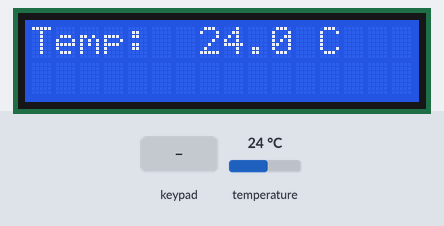
Simulated run of this program. Board: ESP32. Parts: 16×2 character LCD. The inputs (shaded band) are chosen by the test bench; at power-on: temperature 24 °C. What the program prints to the serial monitor is not drawn.

Above: at 3.0 s.
3.1 s: keypad keys 1 3 1 4 1 6 1 7 # pressed 0.4 s apart
At 6.9 s:
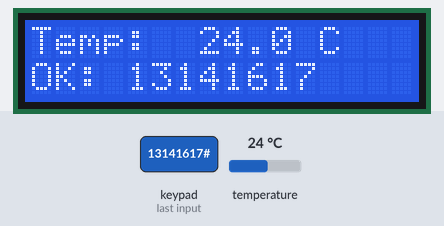
8.2 s: key 'A' pressed
At 8.7 s:
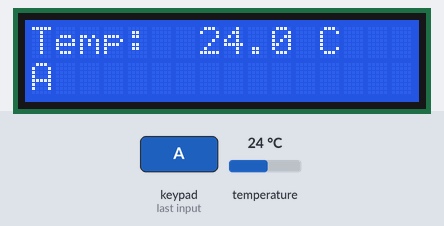
9.7 s: key 'B' pressed
At 10.8 s:
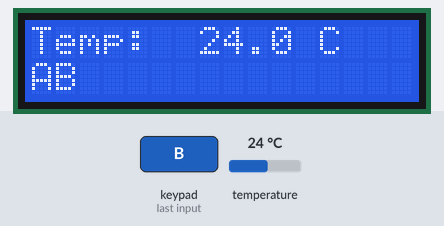
11.3 s: keypad keys 1 3 1 4 1 6 1 7 D pressed 0.4 s apart
At 15.2 s:
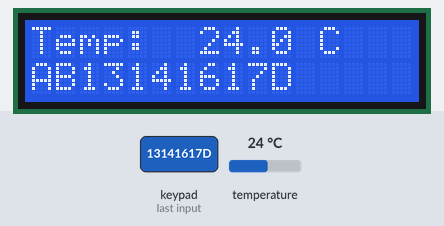
16.4 s: key 'C' pressed
At 17.6 s:
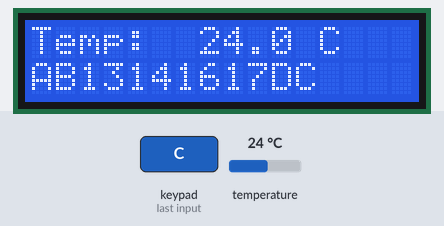
17.9 s: keypad keys 1 8 1 9 2 3 2 5 # pressed 0.4 s apart
At 22.1 s:
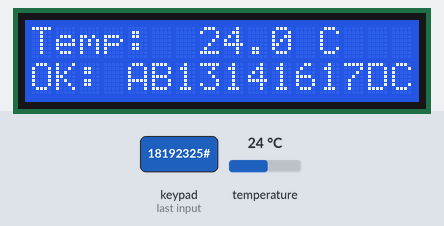
Timing chart, 0 to 23.6 s (numbered marks = the images above; inputs shaded):
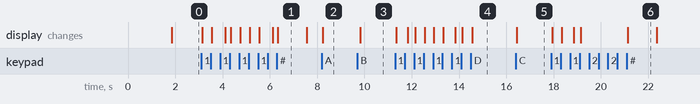

Measured:
- after the input at 3.1 s, the display: first changes at once (image 1 shows a later state)
- after the input at 8.2 s, the display: changes at once (image 2)
- after the input at 9.7 s, the display: changes after 0.13 s (image 3)
- after the input at 11.3 s, the display: first changes at once (image 4 shows a later state)
- after the input at 16.4 s, the display: changes after 0.05 s (image 5)
- after the input at 17.9 s, the display: first changes after 0.05 s (image 6 shows a later state)
- what the display in image 1 shows lasts 1.3 s, from 6.3 s to 7.6 s

The program:

main.cpp
```cpp
#include <Arduino.h>
#include <Wire.h>
#include <LiquidCrystal_I2C.h>
#include <Keypad.h>
#include <OneWire.h>
#include <DallasTemperature.h>

// -------- LCD I2C 16x2 --------
LiquidCrystal_I2C lcd(0x27, 16, 2);

// -------- DS18B20 --------
// DATA del DS18B20 conectado a GPIO 27
const uint8_t DS18B20_PIN = 27;
OneWire oneWire(DS18B20_PIN);
DallasTemperature sensors(&oneWire);

// -------- KEYPAD 4x4 --------
const byte FILAS = 4;
const byte COLUMNAS = 4;

char teclas[FILAS][COLUMNAS] = {
  {'1', '2', '3', 'A'},
  {'4', '5', '6', 'B'},
  {'7', '8', '9', 'C'},
  {'*', '0', '#', 'D'}
};

byte pinesFilas[FILAS] = {13, 14, 16, 17};
byte pinesColumnas[COLUMNAS] = {18, 19, 23, 25};

Keypad teclado = Keypad(
  makeKeymap(teclas),
  pinesFilas,
  pinesColumnas,
  FILAS,
  COLUMNAS
);

// -------- ENTRADA DEL KEYPAD --------
String entrada = "";
const size_t MAX_CARACTERES = 16;

// -------- TIEMPO DE ACTUALIZACION DEL SENSOR --------
unsigned long ultimoMuestreo = 0;
const unsigned long INTERVALO_SENSOR_MS = 1000;
float temperaturaC = NAN;

void actualizarLCD() {
  // Linea 1: temperatura; deja espacio para limpiar caracteres viejos
  lcd.setCursor(0, 0);
  if (isnan(temperaturaC)) {
    lcd.print("Temp: --.- C    ");
  } else {
    char tempTexto[17];
    snprintf(tempTexto, sizeof(tempTexto), "Temp: %5.1f C", temperaturaC);
    lcd.print(tempTexto);
    int longitud = strlen(tempTexto);
    while (longitud++ < 16) lcd.print(' ');
  }

  // Linea 2: entrada del teclado
  lcd.setCursor(0, 1);
  lcd.print("                ");
  lcd.setCursor(0, 1);
  lcd.print(entrada);
}

void confirmarEntrada() {
  Serial.print("Entrada confirmada: ");
  if (entrada.length() > 0) {
    Serial.println(entrada);
  } else {
    Serial.println("(vacia)");
  }

  lcd.setCursor(0, 1);
  lcd.print("                ");
  lcd.setCursor(0, 1);
  lcd.print("OK: ");
  lcd.print(entrada);
  delay(1200);

  entrada = "";
  actualizarLCD();
}

void setup() {
  Serial.begin(115200);

  Wire.begin(21, 22);
  lcd.init();
  lcd.backlight();

  sensors.begin();
  sensors.setResolution(10); // resolución suficiente para mostrar 0.1 °C

  lcd.setCursor(0, 0);
  lcd.print("Keypad + DS18B20");
  lcd.setCursor(0, 1);
  lcd.print("Iniciando...");
  delay(1500);

  sensors.requestTemperatures();
  temperaturaC = sensors.getTempCByIndex(0);

  if (temperaturaC == DEVICE_DISCONNECTED_C) {
    temperaturaC = NAN;
    Serial.println("Error: DS18B20 no detectado. Revisa DATA y pull-up.");
  }

  actualizarLCD();
}

void loop() {
  // Actualizar temperatura cada segundo sin bloquear el teclado
  unsigned long ahora = millis();
  if (ahora - ultimoMuestreo >= INTERVALO_SENSOR_MS) {
    ultimoMuestreo = ahora;

    sensors.requestTemperatures();
    float nuevaTemperatura = sensors.getTempCByIndex(0);

    if (nuevaTemperatura == DEVICE_DISCONNECTED_C) {
      temperaturaC = NAN;
      Serial.println("DS18B20 desconectado o sin lectura.");
    } else {
      temperaturaC = nuevaTemperatura;
      Serial.print("Temperatura: ");
      Serial.print(temperaturaC, 1);
      Serial.println(" °C");
    }

    actualizarLCD();
  }

  char tecla = teclado.getKey();
  if (tecla == NO_KEY) return;

  Serial.print("Tecla: ");
  Serial.println(tecla);

  if (tecla == '*') {
    entrada = "";
    actualizarLCD();
  } else if (tecla == '#') {
    confirmarEntrada();
  } else if (entrada.length() < MAX_CARACTERES) {
    entrada += tecla;
    actualizarLCD();
  }
}
```
